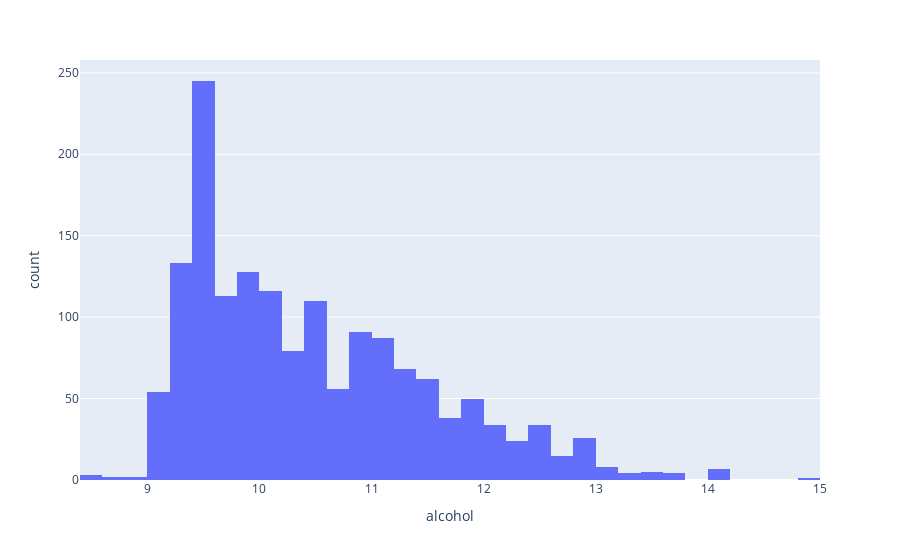

The code cell stored with this chart in its notebook:
### Code cell
fig = px.histogram(data_frame,x='alcohol')
fig.show()

### Figure 1 — Plotly figure (JSON) as saved in the notebook; plotly's stock layout.template omitted (floating-point values rounded to 4 significant figures; data arrays with more than 128 entries replaced by an {"elided": "..."} marker saying what was removed)
{"data": [{"alignmentgroup": "True", "bingroup": "x", "hovertemplate": "alcohol=%{x}<br>count=%{y}<extra></extra>", "legendgroup": "", "marker": {"color": "#636efa"}, "name": "", "offsetgroup": "", "orientation": "v", "showlegend": false, "type": "histogram", "x": {"elided": "1599 float values"}, "xaxis": "x", "yaxis": "y"}], "layout": {"barmode": "relative", "legend": {"tracegroupgap": 0}, "margin": {"t": 60}, "xaxis": {"anchor": "y", "domain": [0, 1], "title": {"text": "alcohol"}}, "yaxis": {"anchor": "x", "domain": [0, 1], "title": {"text": "count"}}}}
